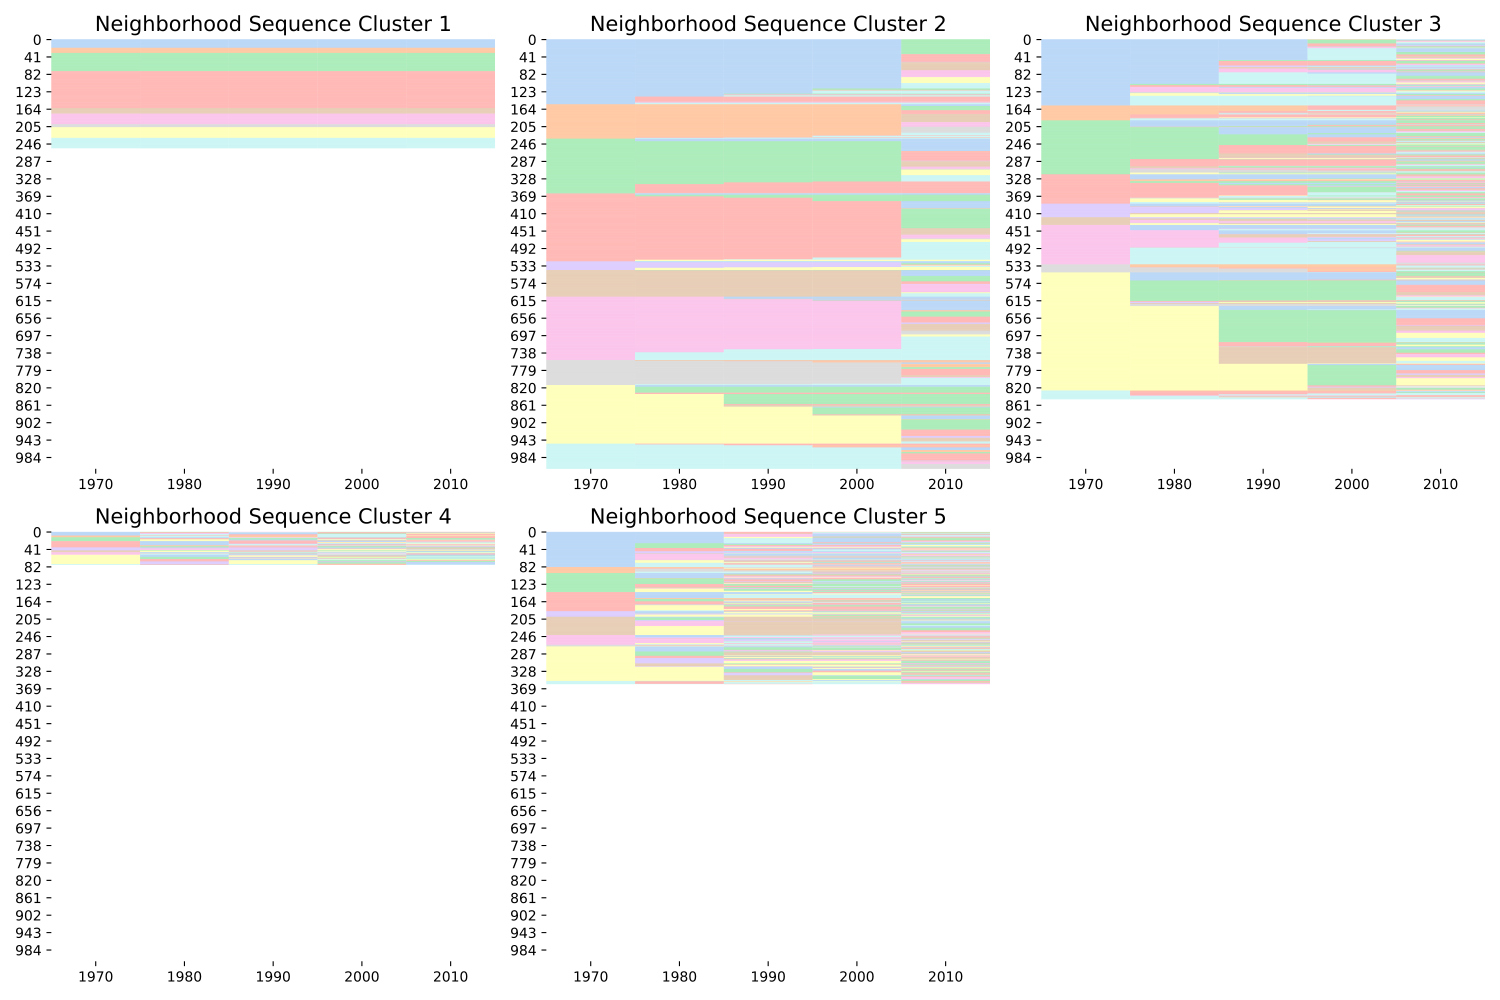

The Python source for this figure:
import pandas as pd
from geosnap.visualize import indexplot_seq
import matplotlib.pyplot as plt
df_LA = pd.read_csv("../../examples/data/LA_sequences.csv", converters={'GEO2010': lambda x: str(x)})
indexplot_seq(df_LA, clustering="seqC1", palette="pastel", ncols=3)
plt.show()
